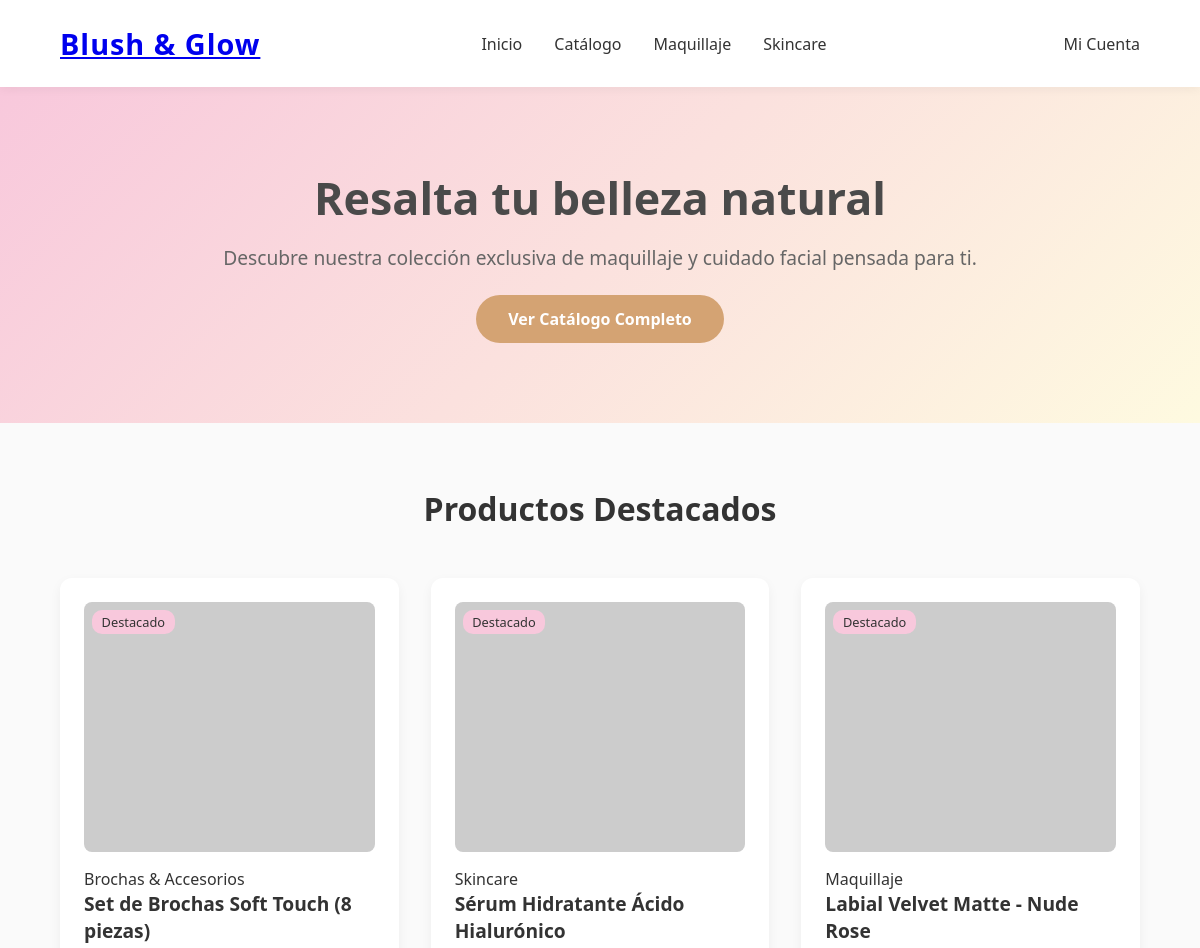
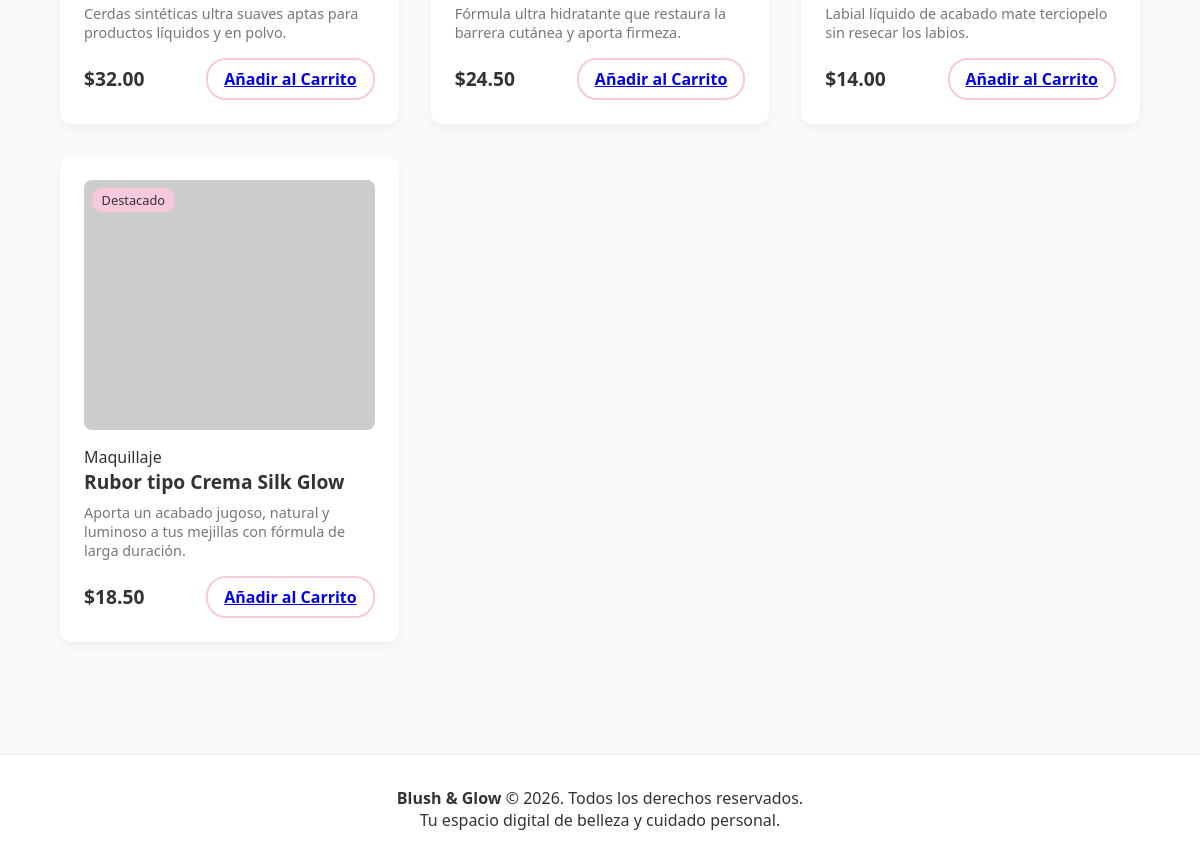
The page / on the database its author committed (2 pictures, top to bottom).
### tables this page shows
CREATE TABLE `productos` (
  `producto_id` int(11) NOT NULL,
  `categoria_id` int(11) DEFAULT NULL,
  `nombre` varchar(150) NOT NULL,
  `descripcion` text,
  `precio` decimal(10,2) NOT NULL,
  `stock` int(11) NOT NULL DEFAULT '0',
  `imagen_url` varchar(255) DEFAULT 'default-product.jpg',
  `es_destacado` tinyint(1) DEFAULT '0',
  `fecha_creacion` timestamp NOT NULL DEFAULT CURRENT_TIMESTAMP
);

CREATE TABLE `categorias` (
  `categoria_id` int(11) NOT NULL,
  `nombre` varchar(50) NOT NULL,
  `descripcion` text
);

### controllers/HomeController.php (called while the page is built, shortened)
<?php
require_once __DIR__ . '/../models/ProductoModel.php';
class HomeController {
    public function index() {
        $productoModel = new ProductoModel();
        $productosDestacados = $productoModel->obtenerDestacados();
        require_once __DIR__ . '/../views/layout/header.php';
        require_once __DIR__ . '/../views/home/index.php';
        require_once __DIR__ . '/../views/layout/footer.php';
    }
}

### config/Database.php (called while the page is built)
<?php
class Database {
    private static $host = 'localhost';
    private static $dbName = 'blush_and_glow';
    private static $username = 'root';
    private static $password = '';
    private static $conn = null;
    public static function getConnection() {
        if (self::$conn === null) {
            try {
                $dsn = 'mysql:host=' . self::$host . ';dbname=' . self::$dbName . ';charset=utf8mb4';
                $options = [
                    PDO::ATTR_ERRMODE => PDO::ERRMODE_EXCEPTION,
                    PDO::ATTR_DEFAULT_FETCH_MODE => PDO::FETCH_ASSOC,
                    PDO::ATTR_EMULATE_PREPARES => false,
                ];
                self::$conn = new PDO($dsn, self::$username, self::$password, $options);
            } catch (PDOException $e) {
                die("Error de conexión a la base de datos: " . $e->getMessage());
            }
        }
        return self::$conn;
    }
}

### models/ProductoModel.php (called while the page is built, shortened)
<?php
require_once __DIR__ . '/../config/Database.php';
class ProductoModel {
    private $db;
    public function __construct() {
        $this->db = Database::getConnection();
    }
    public function obtenerDestacados() {
        $sql = "SELECT p.*, c.nombre AS categoria_nombre
                FROM productos p
                LEFT JOIN categorias c ON p.categoria_id = c.categoria_id
                WHERE p.es_destacado = 1
                ORDER BY p.producto_id DESC
                LIMIT 6";
        $stmt = $this->db->prepare($sql);
        $stmt->execute();
        return $stmt->fetchAll();
    }
}

### views/home/index.php (the view)
<section class="hero">
    <div class="hero-content">
        <h1>Resalta tu belleza natural</h1>
        <p>Descubre nuestra colección exclusiva de maquillaje y cuidado facial pensada para ti.</p>
        <a href="index.php?c=producto&a=catalogo" class="btn-primary">Ver Catálogo Completo</a>
    </div>
</section>
<main class="catalog-container">
    <h2>Productos Destacados</h2>
    <div class="product-grid">
        <?php if (!empty($productosDestacados)): ?>
            <?php foreach ($productosDestacados as $producto): ?>
                <article class="product-card">
                    <?php if ($producto['es_destacado']): ?>
                        <span class="badge">Destacado</span>
                    <?php endif; ?>
<?php
    $imagenSrc = filter_var($producto['imagen_url'], FILTER_VALIDATE_URL)
        ? $producto['imagen_url']
        : '/BLUSH_AND_GLOW/public/img/' . $producto['imagen_url'];
?>
<img src="<?php echo htmlspecialchars($imagenSrc); ?>"
     alt="<?php echo htmlspecialchars($producto['nombre']); ?>"
     style="width: 100%; height: 250px; object-fit: cover; border-radius: 8px;"
     onerror="this.src='https://via.placeholder.com/250x250?text=Blush+%26+Glow';">
                    <span class="category-tag"><?php echo htmlspecialchars($producto['categoria_nombre']); ?></span>
                    <h3><?php echo htmlspecialchars($producto['nombre']); ?></h3>
                    <p class="description"><?php echo htmlspecialchars($producto['descripcion']); ?></p>
                    <div class="price-action">
                        <span class="price">$<?php echo number_format($producto['precio'], 2); ?></span>
                        <a href="index.php?c=carrito&a=agregar&id=<?php echo $producto['producto_id']; ?>" class="btn-secondary">Añadir al Carrito</a>
                    </div>
                </article>
            <?php endforeach; ?>
        <?php else: ?>
            <p class="no-products">No hay productos destacados disponibles en este momento.</p>
        <?php endif; ?>
    </div>
</main>

### index.php (shortened to what this page needs)
<?php
$controller = isset($_GET['c']) ? $_GET['c'] : 'home';
$action     = isset($_GET['a']) ? $_GET['a'] : 'index';
$controllerClass = ucfirst($controller) . 'Controller';
$controllerPath = __DIR__ . '/controllers/' . $controllerClass . '.php';
if (file_exists($controllerPath)) {
    if (class_exists($controllerClass)) {
        $object = new $controllerClass();
        if (method_exists($object, $action)) {
            $object->$action();
        } else {
            echo "<h1>404 - Acción no encontrada</h1>";
            echo "<p>El método '$action' no existe en el controlador '$controllerClass'.</p>";
        }
    } else {
        echo "<h1>404 - Clase no encontrada</h1>";
        echo "<p>La clase '$controllerClass' no existe dentro del archivo.</p>";
    }
} else {
    echo "<h1>404 - Página no encontrada</h1>";
    echo "<p>No se encontró el controlador en: <code>" . htmlspecialchars($controllerPath) . "</code></p>";
}

### views/layout/header.php (shortened to what this page needs)
<!DOCTYPE html>
<html lang="es">
<head>
    <link rel="stylesheet" href="/BLUSH_AND_GLOW/public/css/styles.css">
</head>
<body>
    <header class="navbar">
        <div class="logo">
            <a href="index.php">Blush & Glow</a>
        </div>
        <nav>
            <ul class="nav-links">
                <li><a href="index.php">Inicio</a></li>
                <li><a href="index.php?c=producto&a=catalogo">Catálogo</a></li>
                <li><a href="index.php?c=producto&a=categoria&id=1">Maquillaje</a></li>
                <li><a href="index.php?c=producto&a=categoria&id=2">Skincare</a></li>
            </ul>
        </nav>
        <div class="user-actions" style="display: flex; align-items: center; gap: 15px;">
            <?php if (isset($_SESSION['usuario'])): ?>
                <a href="index.php?c=cliente&a=perfil" style="text-decoration: none; font-weight: 600; color: #333;">
                    👤 <?php echo htmlspecialchars($_SESSION['usuario']['nombre']); ?>
                </a>
                <a href="index.php?c=cliente&a=perfil" style="text-decoration: none; font-weight: 500; color: #d4a373;">
                    🛍️ Mis Pedidos
                </a>
                <?php if (isset($_SESSION['usuario']['rol']) && $_SESSION['usuario']['rol'] === 'admin'): ?>
                    <a href="index.php?c=adminProducto&a=index" style="text-decoration: none; font-weight: 500;">📦 Productos</a>
                    <a href="index.php?c=reportes&a=index" style="text-decoration: none; font-weight: 500;">📊 Reportes</a>
                    <a href="index.php?c=adminUsuario&a=index" style="text-decoration: none; font-weight: 500;">👥 Clientes</a>
                <?php endif; ?>
                <a href="index.php?c=usuario&a=logout" style="color: #d9534f; text-decoration: none;">Cerrar Sesión</a>
            <?php else: ?>
                <a href="index.php?c=usuario&a=login" class="btn-account">Mi Cuenta</a>
            <?php endif; ?>
        </div>
    </header>

### views/layout/footer.php (shortened to what this page needs)
    <footer class="footer">
        <div class="footer-content">
            <p><strong>Blush & Glow</strong> &copy; 2026. Todos los derechos reservados.</p>
            <p>Tu espacio digital de belleza y cuidado personal.</p>
        </div>
    </footer>
</body>
</html>

### public/css/styles.css (style rules this page uses)
:root { --primary-color: #f8c8dc; --accent-color: #d4a373; --text-dark: #333333; --bg-light: #fafafa; --white: #ffffff; --font-main: 'Segoe UI', Tahoma, Geneva, Verdana, sans-serif; }
* { margin: 0; padding: 0; box-sizing: border-box; }
body { font-family: var(--font-main); background-color: var(--bg-light); color: var(--text-dark); }
.navbar { display: flex; justify-content: space-between; align-items: center; padding: 1.5rem 5%; background-color: var(--white); box-shadow: 0 2px 10px rgba(0,0,0,0.05); position: sticky; top: 0; z-index: 100; }
.logo { font-size: 1.8rem; font-weight: bold; color: var(--accent-color); letter-spacing: 1px; }
.nav-links { display: flex; list-style: none; gap: 2rem; }
.nav-links a { text-decoration: none; color: var(--text-dark); font-weight: 500; transition: color 0.3s; }
.user-actions a { text-decoration: none; margin-left: 1rem; color: var(--text-dark); }
.hero { background: linear-gradient(135deg, #f8c8dc 0%, #fefae0 100%); padding: 5rem 5%; text-align: center; }
.hero-content h1 { font-size: 2.8rem; margin-bottom: 1rem; color: #4a4a4a; }
.hero-content p { font-size: 1.2rem; margin-bottom: 1.5rem; color: #666; }
.btn-primary { display: inline-block; background-color: var(--accent-color); color: var(--white); padding: 0.8rem 2rem; border-radius: 25px; text-decoration: none; font-weight: bold; transition: background-color 0.3s; }
.catalog-container { padding: 4rem 5%; }
.catalog-container h2 { text-align: center; margin-bottom: 3rem; font-size: 2rem; }
.product-grid { display: grid; grid-template-columns: repeat(auto-fit, minmax(280px, 1fr)); gap: 2rem; }
.product-card { background-color: var(--white); border-radius: 12px; padding: 1.5rem; box-shadow: 0 4px 12px rgba(0,0,0,0.05); position: relative; display: flex; flex-direction: column; justify-content: space-between; transition: transform 0.3s; }
.product-card img { width: 100%; border-radius: 8px; margin-bottom: 1rem; }
.badge { position: absolute; top: 2rem; left: 2rem; background-color: var(--primary-color); padding: 0.2rem 0.6rem; font-size: 0.8rem; border-radius: 10px; }
.product-card h3 { font-size: 1.2rem; margin-bottom: 0.5rem; }
.description { font-size: 0.9rem; color: #777; margin-bottom: 1rem; }
.price-action { display: flex; justify-content: space-between; align-items: center; }
.price { font-size: 1.2rem; font-weight: bold; }
.btn-secondary { background-color: transparent; border: 2px solid var(--primary-color); padding: 0.5rem 1rem; border-radius: 20px; cursor: pointer; font-weight: bold; transition: all 0.3s; }
.footer { text-align: center; padding: 2rem; background-color: var(--white); margin-top: 3rem; border-top: 1px solid #eee; }

### rows shown on the page
productos: es_destacado "Destacado", categoria.nombre "Brochas & Accesorios", nombre "Set de Brochas Soft Touch (8 piezas)", descripcion "Cerdas sintéticas ultra suaves aptas para productos líquidos y en polvo.", precio "32.00"
productos: es_destacado "Destacado", categoria.nombre "Skincare", nombre "Sérum Hidratante Ácido Hialurónico", descripcion "Fórmula ultra hidratante que restaura la barrera cutánea y aporta firmeza.", precio "24.50"
productos: es_destacado "Destacado", categoria.nombre "Maquillaje", nombre "Labial Velvet Matte - Nude Rose", descripcion "Labial líquido de acabado mate terciopelo sin resecar los labios.", precio "14.00"
productos: es_destacado "Destacado", categoria.nombre "Maquillaje", nombre "Rubor tipo Crema Silk Glow", descripcion "Aporta un acabado jugoso, natural y luminoso a tus mejillas con fórmula de larga duración.", precio "18.50"
